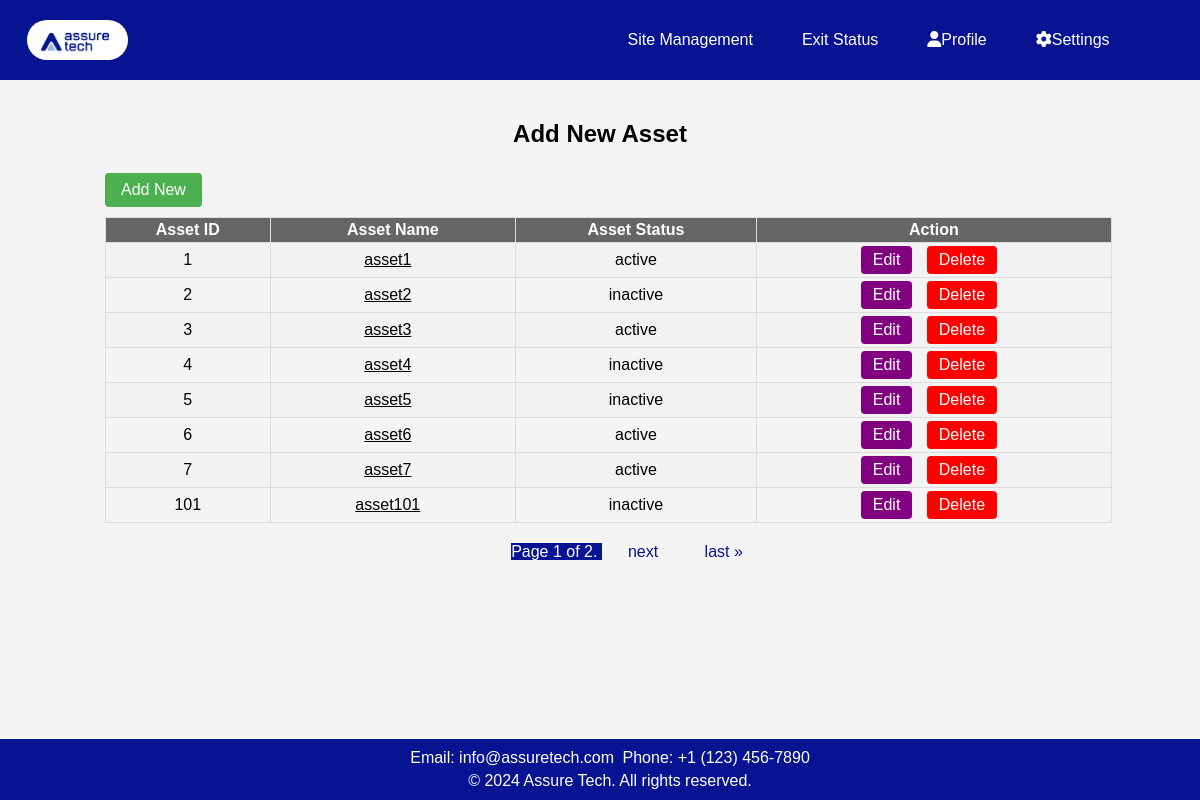
The page /asset_site/ on the database its author committed.
### app1/models.py (models this page shows, shortened)
class Asset(models.Model):
    asset_id = models.IntegerField(unique=True)
    asset_name = models.CharField(max_length=255)
    description = models.CharField(max_length=500)
    asset_category = models.CharField(max_length=50)
    STATUS_CHOICES = [
        ('active', 'Active'),
        ('inactive', 'Inactive'),
    ]
    status = models.CharField(max_length=50, choices=STATUS_CHOICES)

### app1/views.py (the view)
# urls.py: path('asset_site/',views.asset_site,name='asset_site'),
def asset_site(request):
    assets = Asset.objects.values('asset_id', 'asset_name','status')
    paginator = Paginator(assets, 8)
    page_number = request.GET.get('page')
    assets = paginator.get_page(page_number)
    return render(request, 'app1/asset_site.html', {'assets': assets})

### app1/templates/app1/asset_site.html (shortened to what this page needs)
<!DOCTYPE html>
<html lang="en">
<head>
    <link rel="stylesheet" href="https://cdnjs.cloudflare.com/ajax/libs/font-awesome/5.15.3/css/all.min.css">
    <link rel="stylesheet" href="https://cdnjs.cloudflare.com/ajax/libs/font-awesome/6.0.0/css/all.min.css">
    {% load static %}
</head>
<body>
    <header>
        <nav class="nav">
            <a class="logo" href="#"><img src="{% static 'app1/images/logo.jpg' %}" alt="Logo"></a>
            <a class="dash" href="{% url 'sites' %}" style="margin-left: 450px;">Site Management</a>
            <a class="exit" href="{% url 'exit' %}">Exit Status</a>
            <div class="dropdown">
                <a href="#" class="dropbtn"><i class="fas fa-user"></i>Profile</a>
            </div>
            <div class="dropdown">
                <a href="#" class="dropbtn"><i class="fas fa-cog"></i>Settings</a>
            </div>
        </nav>
    </header>
    <h2>Add New Asset</h2>
    <div class="main-container">
    <div class="main-content">
        <a href="{% url 'add_asset' %}" class="add-new-button">Add New</a>
        <table>
            <tr>
                <th>Asset ID</th>
                <th>Asset Name</th>
                <th>Asset Status</th>
                <th>Action</th>
            </tr>
            {% for asset in assets %}
            <tr>
                <td>{{ asset.asset_id }}</td>
                <td><a class="link" href="{% url 'asset_details' asset_id=asset.asset_id %}">{{ asset.asset_name }}</a></td>
                <td>{{ asset.status }}</td>
                <td>
                    <a href="{% url 'update_asset' asset_id=asset.asset_id %}" class="view1">Edit</a>
                    <a href="#" class="view2">Delete</a>
                </td>
            </tr>
            {% endfor %}
        </table>
        <div class="pagination">
            <span class="step-links">
                <span class="current">
                    Page {{ assets.number }} of {{ assets.paginator.num_pages }}.
                </span>
                {% if assets.has_next %}
                    <a href="?page={{ assets.next_page_number }}">next</a>
                    <a href="?page={{ assets.paginator.num_pages }}">last &raquo;</a>
                {% endif %}
            </span>
        </div>
    </div>
    </div>
    <footer>
        <p>Email: info@assuretech.com</p>
        <p>Phone: +1 (123) 456-7890</p>
        <div class="footer-bottom">
            <p>&copy; 2024 Assure Tech. All rights reserved.</p>
        </div>
    </footer>
</body>
</html>

### app1/templates/app1/asset_site.html (style rules this page uses)
body { font-family: 'Verdana', sans-serif; width: 100%; margin: 0; padding-top: 10vh; background: #f4f4f4; box-sizing: border-box; height: 700px; }
header { background-color: #071390; color: white; text-align: center; padding: 10px 0; position: fixed; top: 0; width: 100%; z-index: 1000; display: flex; justify-content: space-between; align-items: center; }
.nav { display: flex; align-items: center; margin-right: 10px; }
.logo img { max-height: 40px; margin-left: 15px; float: left; border-radius: 20px; }
.nav a { padding: 10px 12px; color: white; text-decoration: none; display: inline-block; margin-right: 25px; }
.dropdown { display: inline-block; }
.main-container { display: flex; }
.main-content { margin-left: 100px; padding: 5px; width: 130%; margin-right: 30px; }
table { width: 95%; border-collapse: collapse; margin-top: 10px; }
th, td { border: 1px solid #ddd; padding: 3px; text-align: center; }
th { background-color: #666; color: white; text-align: center; }
tr:nth-child(even) { background-color: #f2f2f2; }
.add-new-button { display: inline-block; padding: 8px 16px; background-color: #4CAF50; color: white; text-decoration: none; border-radius: 4px; }
td a { display: inline-block; margin-right: 10px; padding: 5px 12px; text-decoration: none; border-radius: 4px; color: white; }
td a.view1 { background-color: purple; }
td a.view2 { background-color: red; }
footer { position: fixed; bottom: 0; width: 100%; background-color: #071390; color: white; text-align: center; padding: 10px; z-index: 1000; }
footer h4, footer p { white-space: nowrap; margin: 0; padding: 2px; display: inline; }
.footer-bottom { white-space: nowrap; padding-top: 5px; }
.footer-bottom p { margin: 0; }
.pagination { display: flex; justify-content: center; margin-top: 20px; flex-wrap: wrap; }
.pagination a { color: #071390; padding: 8px 16px; text-decoration: none; transition: background-color 0.3s; margin: 5px; }
.pagination .current { background-color: #071390; color: white; margin: 5px; }
h2 { text-align: center; margin-top: 40px; }
.link { color: black; text-decoration: underline; }

### rows shown on the page
Asset: asset_id "1", asset_name "asset1", status "active"
Asset: asset_id "2", asset_name "asset2", status "inactive"
Asset: asset_id "3", asset_name "asset3", status "active"
Asset: asset_id "4", asset_name "asset4", status "inactive"
Asset: asset_id "5", asset_name "asset5", status "inactive"
Asset: asset_id "6", asset_name "asset6", status "active"
Asset: asset_id "7", asset_name "asset7", status "active"
Asset: asset_id "101", asset_name "asset101", status "inactive"

### other values the page prints
{{ assets.number }} "1"
{{ assets.paginator.num_pages }} "2"
